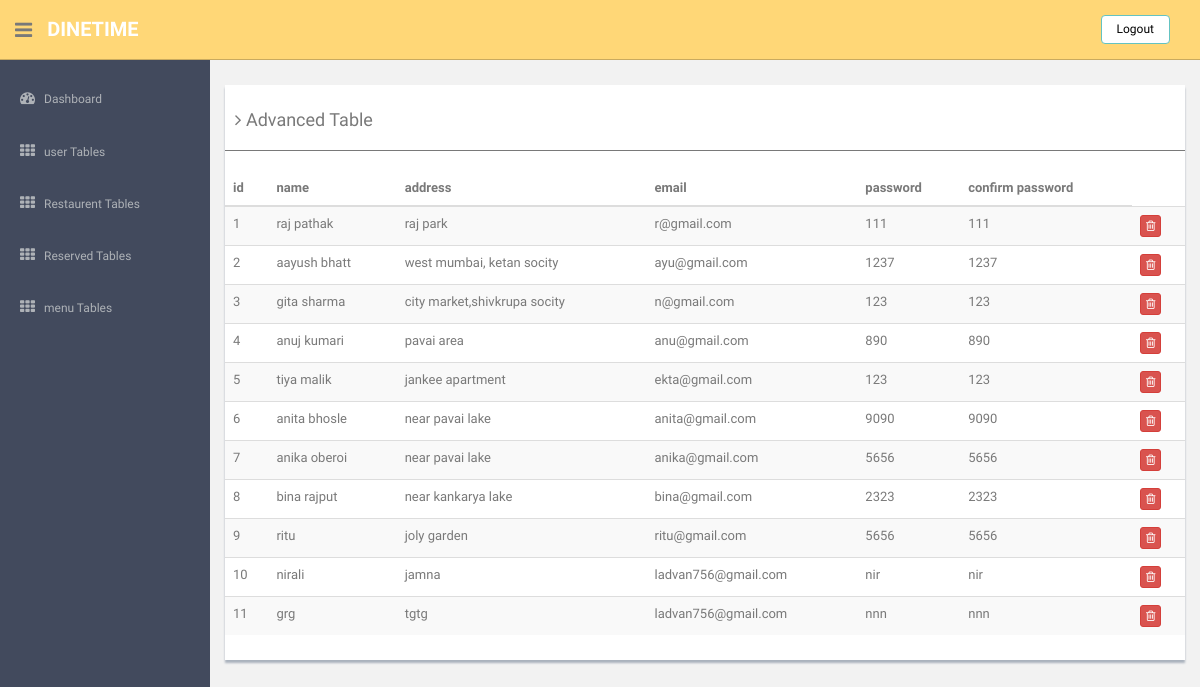
The app's page /admin/user_table.php (signed in) with its own data.
### tables this page shows
CREATE TABLE `user` (
  `uid` int(10) NOT NULL,
  `name` varchar(50) NOT NULL,
  `add` varchar(100) NOT NULL,
  `email` varchar(30) NOT NULL,
  `password` varchar(17) NOT NULL,
  `c_password` varchar(17) NOT NULL
);

### admin/user_table.php (the view, shortened to what this page needs)
<!DOCTYPE html>
<html lang="en">
  <head>
    <link href="assets/css/bootstrap.css" rel="stylesheet">
    <link href="assets/font-awesome/css/font-awesome.css" rel="stylesheet" />
    <link href="assets/css/style.css" rel="stylesheet">
    <link href="assets/css/style-responsive.css" rel="stylesheet">
  </head>
  <body>
  <section id="container" >
      <header class="header black-bg">
              <div class="sidebar-toggle-box">
                  <div class="fa fa-bars tooltips" data-placement="right" data-original-title="Toggle Navigation"></div>
              </div>
            <a href="index.php" class="logo"><b>DineTime</b></a>
            <div class="top-menu">
            	<ul class="nav pull-right top-menu">
                    <li><a class="logout" href="logout.php">Logout</a></li>
            	</ul>
            </div>
        </header>
       <?php include("aside.php"); ?>
      <section id="main-content">
          <section class="wrapper">
              <div class="row mt">
                  <div class="col-md-12">
                      <div class="content-panel">
                          <table class="table table-striped table-advance table-hover">
	                  	  	  <h4><i class="fa fa-angle-right"></i> Advanced Table</h4>
	                  	  	  <hr>
                              <thead>
                              <tr>
                                   <th> id </th>
                                    <th>name</th>
                                     <th>address</th>
                                     <th>email</th>
                                     <th>password</th>
                                     <th>confirm password</th>
                                                                  </tr>
                              </thead>
                              <tbody>
                                <?php
        include("conn.php");
        $sql = "Select * from user";
        $result =mysql_query($sql,$conn);
        $id=0;
        while($row = mysql_fetch_array($result))
        {
          $id++;
      ?>
      <tr>
        <td><?php echo $id; ?></td>
        <td><?php echo $row["name"]; ?></td>
        <td><?php echo $row["add"]; ?></td>
        <td><?php echo $row["email"]; ?></td>
        <td><?php echo $row["password"]; ?></td>
        <td><?php echo $row["c_password"]; ?></td>
        <td>
            <a href="deleteuser.php?id=<?php  echo $row[0];?>"><button class="btn btn-danger btn-xs"><i class="fa fa-trash-o "></i></button></a>
       </td>
      </tr>
        <?php } ?>
                              </tbody>
                          </table>
                      </div>
                  </div>
              </div>
		</section><! --/wrapper -->
      </section>
  </section>
  </body>
</html>

### admin/assets/css/style.css (style rules this page uses)
body { color: #797979; background: #f2f2f2; font-family: 'Ruda', sans-serif; padding: 0px !important; margin: 0px !important; font-size:13px; }
ul li { list-style: none; }
a, a:hover, a:focus { text-decoration: none; outline: none; }
#container { width: 100%; height: 100%; }
hr { margin-top: 20px; margin-bottom: 20px; border: 0; border-top: 1px solid #797979; }
.mt { margin-top: 25px; }
ul.top-menu > li > .logout { color: #000; font-size: 12px; border-radius: 4px; -webkit-border-radius: 4px; border: 1px solid #64c3c2 !important; padding: 5px 15px; margin-right: 15px; background: #fff; margin-top: 15px; }
#main-content { margin-left: 210px; }
.header, .footer { min-height: 60px; padding: 0 15px; }
.header { position: fixed; left: 0; right: 0; z-index: 1002; }
.black-bg { background: #ffd777; border-bottom: 1px solid #c9aa5f; }
.wrapper { display: inline-block; margin-top: 60px; padding-left: 15px; padding-right: 15px; padding-bottom: 15px; padding-top: 0px; width: 100%; }
a.logo { font-size: 20px; color: #ffffff; float: left; margin-top: 15px; text-transform: uppercase; }
a.logo b { font-weight: 900; }
#top_menu .nav > li, ul.top-menu > li { float: left; }
ul.top-menu > li > a { color: #666666; font-size: 16px; border-radius: 4px; -webkit-border-radius: 4px; border:1px solid #666666 !important; padding: 2px 6px; margin-right: 15px; }
.sidebar-toggle-box { float: left; padding-right: 15px; margin-top: 20px; }
.sidebar-toggle-box .fa-bars { cursor: pointer; display: inline-block; font-size: 20px; }
.content-panel { background: #ffffff; box-shadow: 0px 3px 2px #aab2bd; padding-top: 15px; padding-bottom: 5px; }
.content-panel h4 { margin-left: 10px; }

### records on screen
user: name "raj pathak", add "raj park", email "r@gmail.com", password "111", c_password "111"
user: name "aayush bhatt", add "west mumbai, ketan socity", email "ayu@gmail.com", password "1237", c_password "1237"
user: name "gita sharma", add "city market,shivkrupa socity", email "n@gmail.com", password "123", c_password "123"
user: name "anuj kumari", add "pavai area", email "anu@gmail.com", password "890", c_password "890"
user: name "tiya malik", add "jankee apartment", email "ekta@gmail.com", password "123", c_password "123"
user: name "anita bhosle", add "near pavai lake", email "anita@gmail.com", password "9090", c_password "9090"
user: name "anika oberoi", add "near pavai lake", email "anika@gmail.com", password "5656", c_password "5656"
user: name "bina rajput", add "near kankarya lake", email "bina@gmail.com", password "2323", c_password "2323"
user: name "ritu", add "joly garden", email "ritu@gmail.com", password "5656", c_password "5656"
user: name "nirali", add "jamna", email "ladvan756@gmail.com", password "nir", c_password "nir"
user: name "grg", add "tgtg", email "ladvan756@gmail.com", password "nnn", c_password "nnn"
